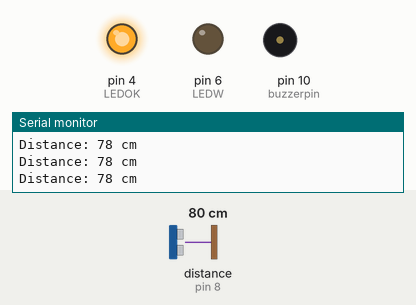
Bench run of a sketch on a simulated Arduino Uno, built with avr-gcc and run on an emulated ATmega328P. Parts: output pins drawn as LEDs (lit = HIGH), buzzer (waves = sounding), the last lines printed to the serial monitor. Wiring (inferred from the names in the program): ultrasonic range finder: trigger pin 9; echo pin 8. Inputs (shaded band) come from the test bench; at power-on: distance to the obstacle (sensor on pin 8) 80 cm. The echo pulse lasts 58.3 µs per cm; pins used as bus, display or sensor lines are not drawn.

Above: at 1.2 s.
1.3 s: distance to the obstacle (sensor on pin 8) set to 33 cm
2.8 s: distance to the obstacle (sensor on pin 8) set to 29 cm
At 3.2 s:
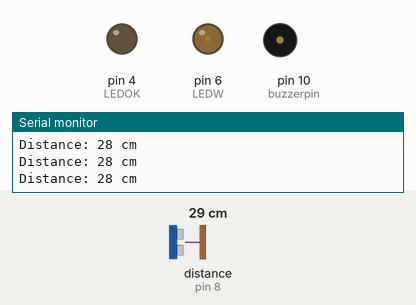
4.3 s: distance to the obstacle (sensor on pin 8) set to 2 cm
At 5.5 s:
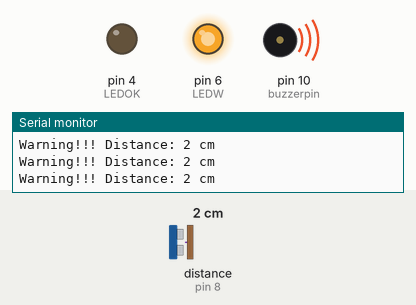
5.8 s: distance to the obstacle (sensor on pin 8) set to 18 cm
At 6.2 s:
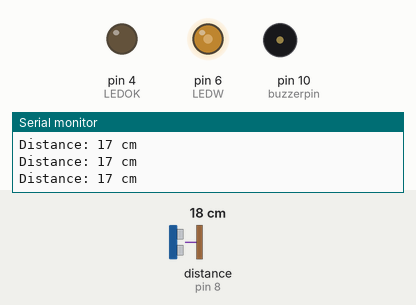
7.3 s: distance to the obstacle (sensor on pin 8) set to 9 cm
At 8.4 s:
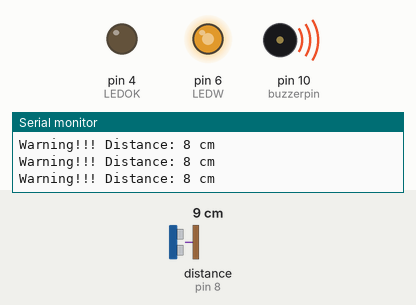
Timing chart, 0 to 9.8 s (numbered marks = the images above; inputs shaded):
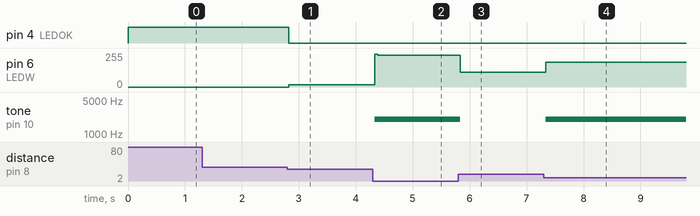

Measured:
- the behaviour switches between 31 and 30 cm on distance to the obstacle (sensor on pin 8) (found by bisection; images 0 and 1)
- after the input at 2.8 s, pin 4 (LEDOK): HIGH → LOW at once; pin 6 (LEDW): 0/255 → 17/255 at once
- after the input at 4.3 s, pin 6 (LEDW): 17/255 → 238/255 at once; tone on pin 10 (buzzerpin): silent → 2000 Hz at once
- after the input at 5.8 s, pin 6 (LEDW): 238/255 → 111/255 at once; tone on pin 10 (buzzerpin): 2000 Hz → silent at once
- after the input at 7.3 s, pin 6 (LEDW): 111/255 → 187/255 at once; tone on pin 10 (buzzerpin): silent → 2000 Hz at once

The sketch:

HC_SR04_TEST.ino
```cpp
// by Electromente
// Testing HC-SR04, Serial print information and physical response: LED and buzzer advice.
// 07/04/2021

#define echoPin 8 // attach pin D8 Arduino to pin Echo of HC-SR04
#define trigPin 9 //attach pin D9 Arduino to pin Trig of HC-SR04
#define LEDW 6 // attach pin PWM6 Arduino to RedLed
#define LEDOK 4 // attach pin D4 Arduino to Greenled
#define buzzerpin 10 // attach pin D2 Arduino to buzzer


long duration; // variable for the duration of sound wave travel
int distance; // variable for the distance measurement
int valorled; // variable for the Led brightnes value
String strd, cm, warning; // variable for string to serialprint

void setup() {
  pinMode(trigPin, OUTPUT); // Sets the trigPin as an OUTPUT
  pinMode(echoPin, INPUT); // Sets the echoPin as an INPUT
  pinMode(LEDW, OUTPUT); // Sets RedLed as an OUTPUT
  pinMode(LEDOK, OUTPUT); // Sets greenLed as an OUTPUT
  pinMode(buzzerpin, OUTPUT); // Sets buzzer as an OUTPUT
  Serial.begin(9600); // Serial Communication is starting with 9600 of baudrate speed
  strd = String("Distance: "); // Distance string
  cm = String(" cm"); // centimeter string
  warning = String("Warning!!! "); // warning string
}
// main program run each functions
void loop() {
  measure();
  serialp();
  led();
  buzzer();
}

// measure the distance using HC-SR04
void measure(){
  digitalWrite(trigPin, LOW);
  delayMicroseconds(2);
  digitalWrite(trigPin, HIGH);
  delayMicroseconds(10);
  digitalWrite(trigPin, LOW);
  duration = pulseIn(echoPin, HIGH);
  distance = duration * 0.034 / 2; // Speed of sound wave divided by 2 (go and back)
}

// print distance to serialport and advice the warning of the value is less than 10cm
void serialp(){
  strd += distance;
  strd += cm;
  if (distance >= 10){
    Serial.println(strd);
  }
  else {
    warning += strd;
    Serial.println(warning);
  }
  strd = String("Distance: ");
  warning = String("Warning!!! ");
}

// led brightness and color status
void led() {
    valorled = map(distance,0,30,255,0);
  if (valorled <= 0){
    valorled = 0;
  }
  if (valorled == 0){
    digitalWrite(LEDOK,HIGH);
    analogWrite(LEDW,0);
  }
  else{
    digitalWrite(LEDOK,LOW);
    analogWrite(LEDW,valorled);
  }
}

// warning buzzer if the sensor measurment is less than 10cm
void buzzer(){
  if (distance <= 10){
    tone(buzzerpin,2000);
  }
  else {
    noTone(buzzerpin);
  }
}
```
